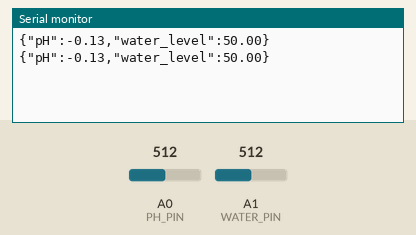
Bench run of a sketch on a simulated Arduino Uno, built with avr-gcc and run on an emulated ATmega328P. Parts: the last lines printed to the serial monitor. The inputs (shaded band) are chosen by the test bench; at power-on: A0 (PH_PIN) = 512, A1 (WATER_PIN) = 512.

Above: at 2.8 s.
2.9 s: A0 (PH_PIN) set to 716
At 4.4 s:
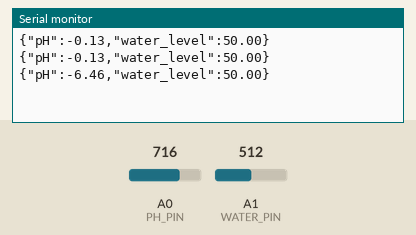
5.6 s: A1 (WATER_PIN) set to 716
At 7.2 s:
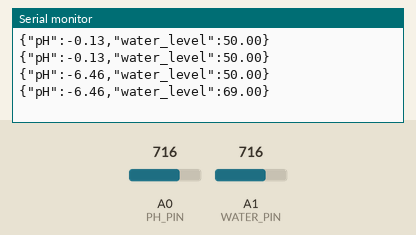
8.3 s: A0 (PH_PIN) set to 900
At 10.8 s:
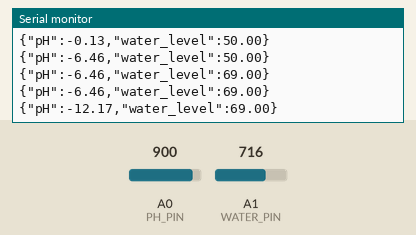
11.0 s: A1 (WATER_PIN) set to 900
At 13.1 s:
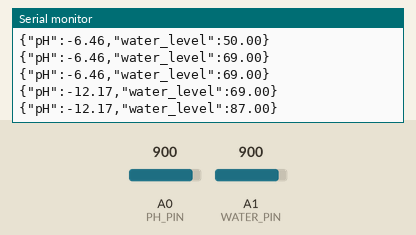
Timing chart, 0 to 14.6 s (numbered marks = the images above; inputs shaded):
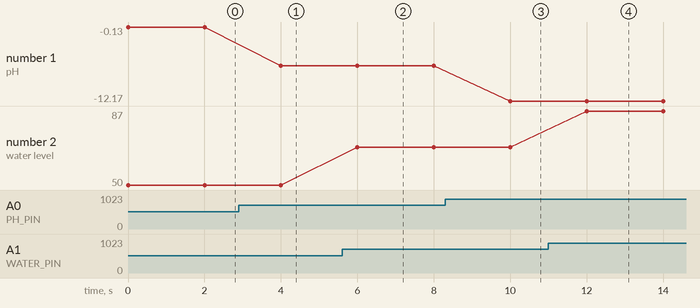

Measured:
- after the input at 2.9 s, the serial monitor: prints a new line after 1.1 s (image 1)
- after the input at 5.6 s, the serial monitor: prints a new line after 0.40 s (image 2)
- after the input at 8.3 s, the serial monitor: prints a new line after 1.7 s (image 3)
- after the input at 11.0 s, the serial monitor: prints a new line after 1.0 s (image 4)
- plotted number 1: -0.13 → -6.46 after the input at 2.9 s, -6.46 → -12.17 after the input at 8.3 s
- plotted number 2: 50 → 69 after the input at 5.6 s, 69 → 87 after the input at 11.0 s

The sketch:

water_ph.ino
```cpp
// ----------- PIN DEFINITIONS -----------
#define PH_PIN A0
#define WATER_PIN A1

// ----------- pH CALIBRATION -----------
float neutralVoltage = 1.38;
float slope = -0.1575;

void setup() {
  Serial.begin(9600);
}

void loop() {

  // ----------- pH SENSOR -----------
  int phVal = analogRead(PH_PIN);
  float phVoltage = phVal * (5.0 / 1023.0);
  float pH = 7 + ((phVoltage - neutralVoltage) / slope);

  // ----------- WATER LEVEL SENSOR -----------
  int waterVal = analogRead(WATER_PIN);
  float waterPercent = map(waterVal, 0, 1023, 0, 100);

  // ----------- SEND JSON ONLY -----------
  Serial.print("{");
  Serial.print("\"pH\":");
  Serial.print(pH, 2);
  Serial.print(",");

  Serial.print("\"water_level\":");
  Serial.print(waterPercent);

  Serial.println("}");

  delay(2000);
}
// #include <ESP8266WiFi.h>
// #include <ESP8266HTTPClient.h>

// // -------- WIFI --------
// const char* ssid = "AndroidShare_CE";
// const char* password = "58263957";

// // -------- SERVER --------
// const char* serverURL = "http://192.168.1.5:3000/data"; // CHANGE IP

// // -------- PINS --------
// #define PH_PIN A0
// #define WATER_PIN A0  // if using only one analog, else adjust

// float neutralVoltage = 1.38;
// float slope = -0.1575;

// void setup() {
//   Serial.begin(115200);

//   WiFi.begin(ssid, password);
//   Serial.print("Connecting");

//   while (WiFi.status() != WL_CONNECTED) {
//     delay(500);
//     Serial.print(".");
//   }

//   Serial.println("\nConnected!");
// }

// void loop() {

//   // -------- READ SENSORS --------
//   int phVal = analogRead(PH_PIN);
//   float voltage = phVal * (3.3 / 1023.0);
//   float pH = 7 + ((voltage - neutralVoltage) / slope);

//   int waterVal = analogRead(WATER_PIN);
//   int waterPercent = map(waterVal, 0, 1023, 0, 100);

//   // -------- SEND DATA --------
//   if (WiFi.status() == WL_CONNECTED) {
//     WiFiClient client;
//     HTTPClient http;

//     http.begin(client, serverURL);
//     http.addHeader("Content-Type", "application/json");

//     String json = "{";
//     json += "\"pH\":" + String(pH, 2) + ",";
//     json += "\"water_level\":" + String(waterPercent) + ",";
//     json += "\"turbidity_value\":600,";
//     json += "\"turbidity_status\":2";
//     json += "}";

//     int httpResponseCode = http.POST(json);

//     Serial.print("Response: ");
//     Serial.println(httpResponseCode);

//     http.end();
//   }

//   delay(5000); // send every 5 sec
// }
```
